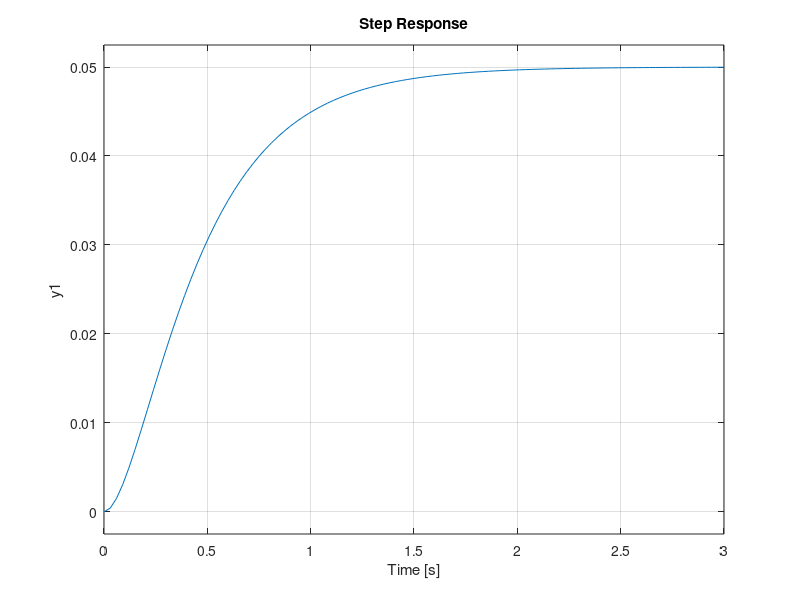
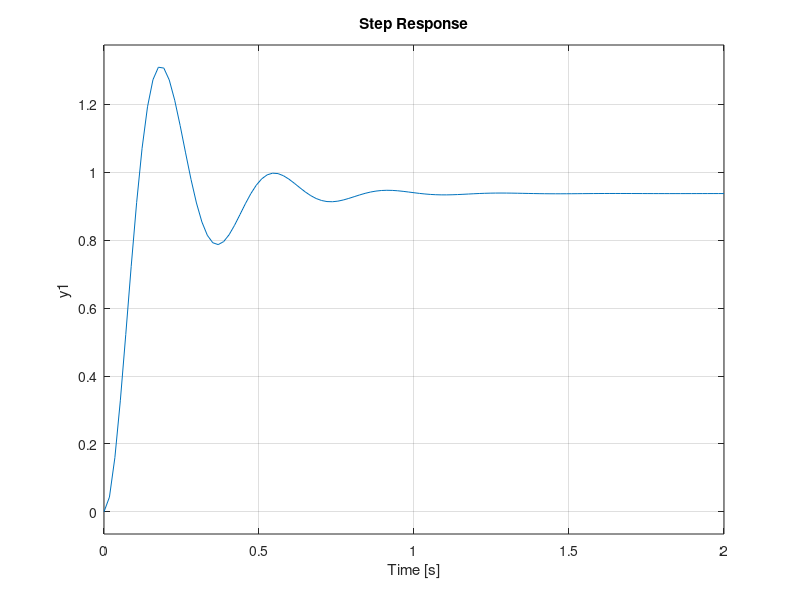
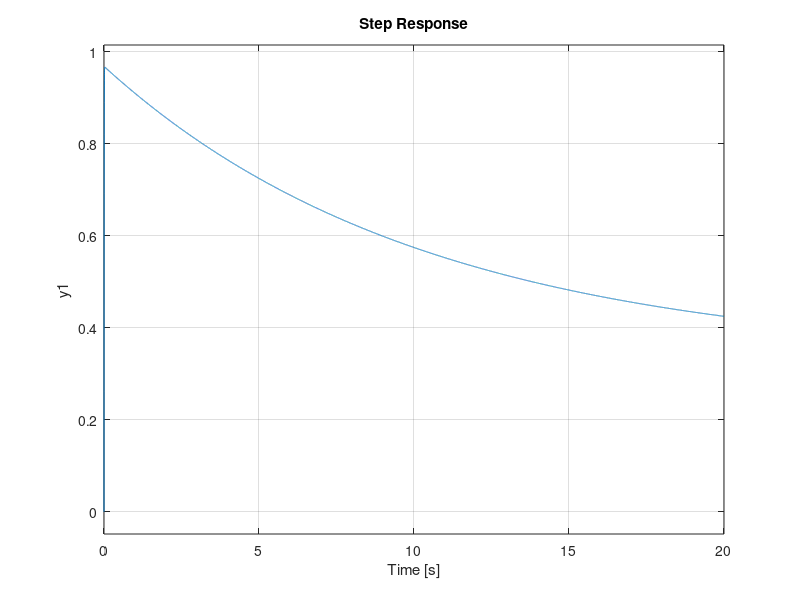
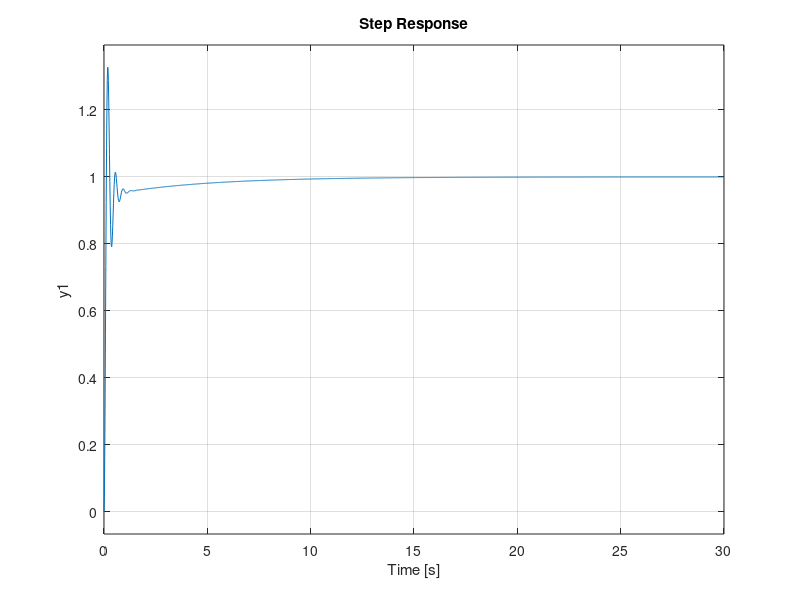

Reproduce these figures in MATLAB, in order. (Note: this script raises an error after producing the figures.)
%%open loop step response
num=[1];
den=[1 10 20];
plant=tf(num,den);
figure(1);
step(plant)


%%Proportional control
Kp=300;
contr=Kp;
sys=feedback(contr*plant,1);
figure(2);
step(sys)

%%Proportional Derivative control
Kp=300;
Kd=10;
contr=tf([Kp Kd],1);
sys=feedback(contr*plant,1);
figure(3);
step(sys)

%%Proportional Integral control
Kp=300;
Ki=70;
contr=tf([Kp Ki],[1 0]);
sys=feedback(contr*plant,1);
figure(4);
step(sys)

%%Proportional Integral Derivative control
Kp=350;
Ki=50;
Ki=300;
contr=tf([kd Kp Ki],[1 0]);
sys=feedback(contr*plant,1);
figure(5);
step(sys)
